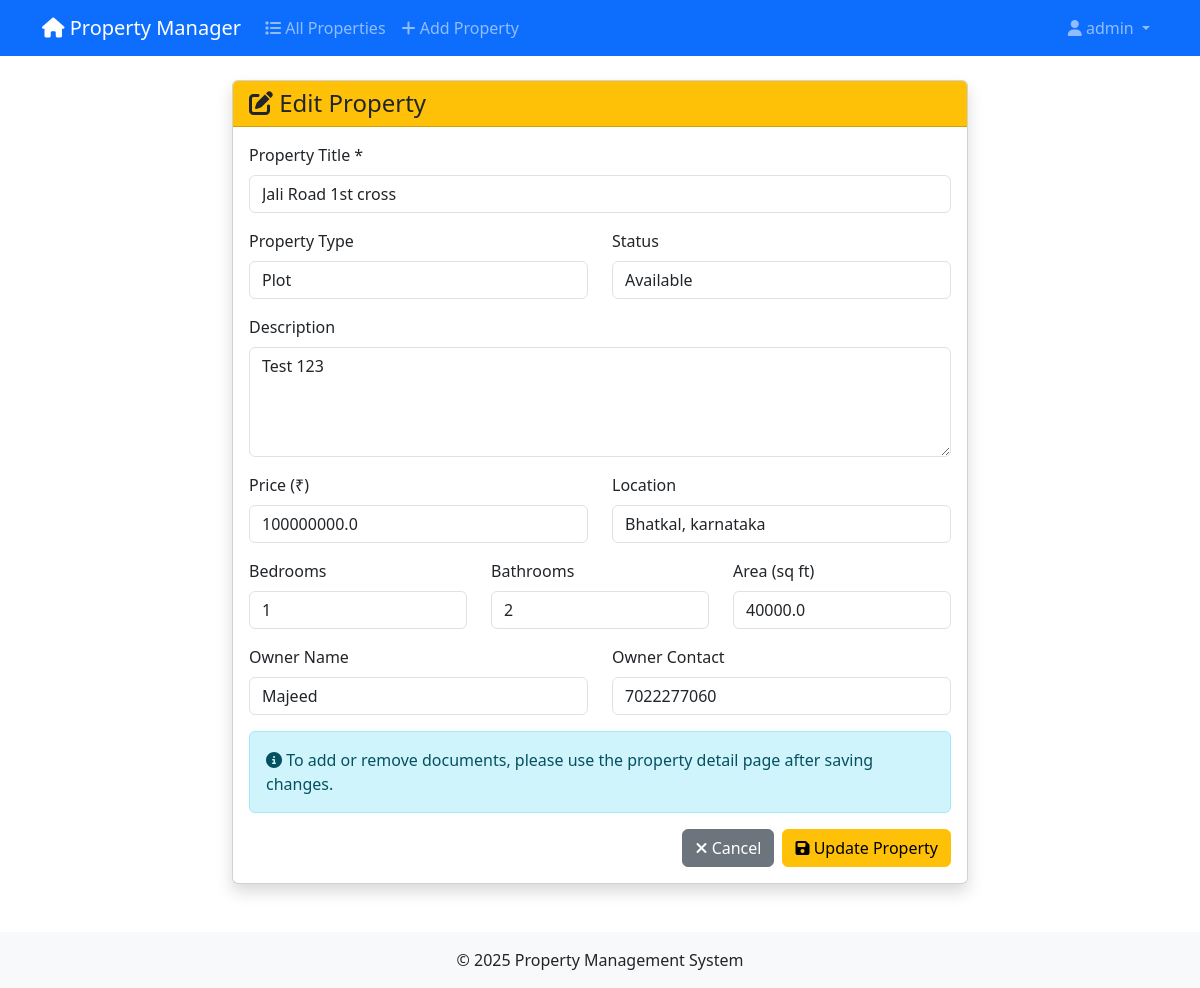
The page /edit_property/1 (signed in) on the database its author committed.
### tables this page shows
CREATE TABLE users
                 (id INTEGER PRIMARY KEY AUTOINCREMENT,
                  username TEXT UNIQUE NOT NULL,
                  password_hash TEXT NOT NULL,
                  created_date TEXT);

CREATE TABLE properties
                 (id INTEGER PRIMARY KEY AUTOINCREMENT,
                  title TEXT NOT NULL,
                  description TEXT,
                  property_type TEXT,
                  price REAL,
                  location TEXT,
                  bedrooms INTEGER,
                  bathrooms INTEGER,
                  area REAL,
                  status TEXT DEFAULT 'Available',
                  owner_name TEXT,
                  owner_contact TEXT,
                  created_date TEXT,
                  updated_date TEXT);

### app.py (the view, shortened to what this page needs)
@app.route('/edit_property/<int:property_id>', methods=['GET', 'POST'])
@login_required
def edit_property(property_id):
    conn = get_db_connection()
    property_data = conn.execute('SELECT * FROM properties WHERE id = ?', (property_id,)).fetchone()
    conn.close()
    if property_data is None:
        flash('Property not found!', 'error')
        return redirect(url_for('index'))
    return render_template('edit_property.html', property=property_data)

### app.py (called while the page is built)
@login_manager.user_loader
def load_user(user_id):
    conn = get_db_connection()
    user_data = conn.execute('SELECT * FROM users WHERE id = ?', (user_id,)).fetchone()
    conn.close()
    if user_data:
        return User(user_data['id'], user_data['username'], user_data['password_hash'])
    return None

def get_db_connection():
    conn = sqlite3.connect('property_management.db')
    conn.row_factory = sqlite3.Row
    return conn

### templates/edit_property.html (shortened to what this page needs)
{% extends "base.html" %}
{% block content %}
<div class="row justify-content-center">
    <div class="col-lg-8">
        <div class="card shadow">
            <div class="card-header bg-warning text-dark">
                <h4 class="mb-0"><i class="fas fa-edit"></i> Edit Property</h4>
            </div>
            <div class="card-body">
                <form method="POST">
                    <div class="row">
                        <div class="col-md-12 mb-3">
                            <label for="title" class="form-label">Property Title *</label>
                            <input type="text" class="form-control" id="title" name="title" value="{{ property.title }}" required>
                        </div>
                    </div>
                    <div class="row">
                        <div class="col-md-6 mb-3">
                            <label for="property_type" class="form-label">Property Type</label>
                            <select class="form-control" id="property_type" name="property_type">
                                <option value="Plot" {{ 'selected' if property.property_type == 'Plot' else '' }}>Plot</option>
                            </select>
                        </div>
                        <div class="col-md-6 mb-3">
                            <label for="status" class="form-label">Status</label>
                            <select class="form-control" id="status" name="status">
                                <option value="Available" {{ 'selected' if property.status == 'Available' else '' }}>Available</option>
                            </select>
                        </div>
                    </div>
                    <div class="mb-3">
                        <label for="description" class="form-label">Description</label>
                        <textarea class="form-control" id="description" name="description" rows="4" placeholder="Describe the property features, amenities, etc.">{{ property.description or '' }}</textarea>
                    </div>
                    <div class="row">
                        <div class="col-md-6 mb-3">
                            <label for="price" class="form-label">Price (₹)</label>
                            <input type="number" class="form-control" id="price" name="price" step="0.01" min="0" value="{{ property.price or '' }}">
                        </div>
                        <div class="col-md-6 mb-3">
                            <label for="location" class="form-label">Location</label>
                            <input type="text" class="form-control" id="location" name="location" placeholder="City, Area, State" value="{{ property.location or '' }}">
                        </div>
                    </div>
                    <div class="row">
                        <div class="col-md-4 mb-3">
                            <label for="bedrooms" class="form-label">Bedrooms</label>
                            <input type="number" class="form-control" id="bedrooms" name="bedrooms" min="0" value="{{ property.bedrooms or '' }}">
                        </div>
                        <div class="col-md-4 mb-3">
                            <label for="bathrooms" class="form-label">Bathrooms</label>
                            <input type="number" class="form-control" id="bathrooms" name="bathrooms" min="0" value="{{ property.bathrooms or '' }}">
                        </div>
                        <div class="col-md-4 mb-3">
                            <label for="area" class="form-label">Area (sq ft)</label>
                            <input type="number" class="form-control" id="area" name="area" step="0.01" min="0" value="{{ property.area or '' }}">
                        </div>
                    </div>
                    <div class="row">
                        <div class="col-md-6 mb-3">
                            <label for="owner_name" class="form-label">Owner Name</label>
                            <input type="text" class="form-control" id="owner_name" name="owner_name" value="{{ property.owner_name or '' }}">
                        </div>
                        <div class="col-md-6 mb-3">
                            <label for="owner_contact" class="form-label">Owner Contact</label>
                            <input type="text" class="form-control" id="owner_contact" name="owner_contact" placeholder="Phone/Email" value="{{ property.owner_contact or '' }}">
                        </div>
                    </div>
                    <div class="alert alert-info">
                        <i class="fas fa-info-circle"></i> To add or remove documents, please use the property detail page after saving changes.
                    </div>
                    <div class="d-grid gap-2 d-md-flex justify-content-md-end">
                        <a href="{{ url_for('property_detail', property_id=property.id) }}" class="btn btn-secondary">
                            <i class="fas fa-times"></i> Cancel
                        </a>
                        <button type="submit" class="btn btn-warning">
                            <i class="fas fa-save"></i> Update Property
                        </button>
                    </div>
                </form>
            </div>
        </div>
    </div>
</div>
{% endblock %}

### templates/base.html (shortened to what this page needs)
<!DOCTYPE html>
<html lang="en">
<head>
    <link href="https://cdnjs.cloudflare.com/ajax/libs/bootstrap/5.3.0/css/bootstrap.min.css" rel="stylesheet">
    <link href="https://cdnjs.cloudflare.com/ajax/libs/font-awesome/6.4.0/css/all.min.css" rel="stylesheet">
</head>
<body>
    <nav class="navbar navbar-expand-lg navbar-dark bg-primary">
        <div class="container">
            <a class="navbar-brand" href="{{ url_for('index') }}">
                <i class="fas fa-home"></i> Property Manager
            </a>
            <div class="collapse navbar-collapse" id="navbarNav">
                <ul class="navbar-nav me-auto">
                    <li class="nav-item">
                        <a class="nav-link" href="{{ url_for('index') }}">
                            <i class="fas fa-list"></i> All Properties
                        </a>
                    </li>
                    <li class="nav-item">
                        <a class="nav-link" href="{{ url_for('add_property') }}">
                            <i class="fas fa-plus"></i> Add Property
                        </a>
                    </li>
                </ul>
                <ul class="navbar-nav">
                    <li class="nav-item dropdown">
                        <a class="nav-link dropdown-toggle" href="#" id="navbarDropdown" role="button" data-bs-toggle="dropdown" aria-expanded="false">
                            <i class="fas fa-user"></i> {{ current_user.username }}
                        </a>
                    </li>
                </ul>
            </div>
        </div>
    </nav>
    <div class="container mt-4">
        {% block content %}{% endblock %}
    </div>
    <footer class="bg-light text-center text-lg-start mt-5">
        <div class="text-center p-3">
            © 2025 Property Management System
        </div>
    </footer>
</body>
</html>

### rows shown on the page
users: username "admin"
properties: title "Jali Road 1st cross", description "Test 123", price "100000000.0", location "Bhatkal, karnataka", bedrooms "1", bathrooms "2", area "40000.0", owner_name "Majeed", owner_contact "7022277060"
